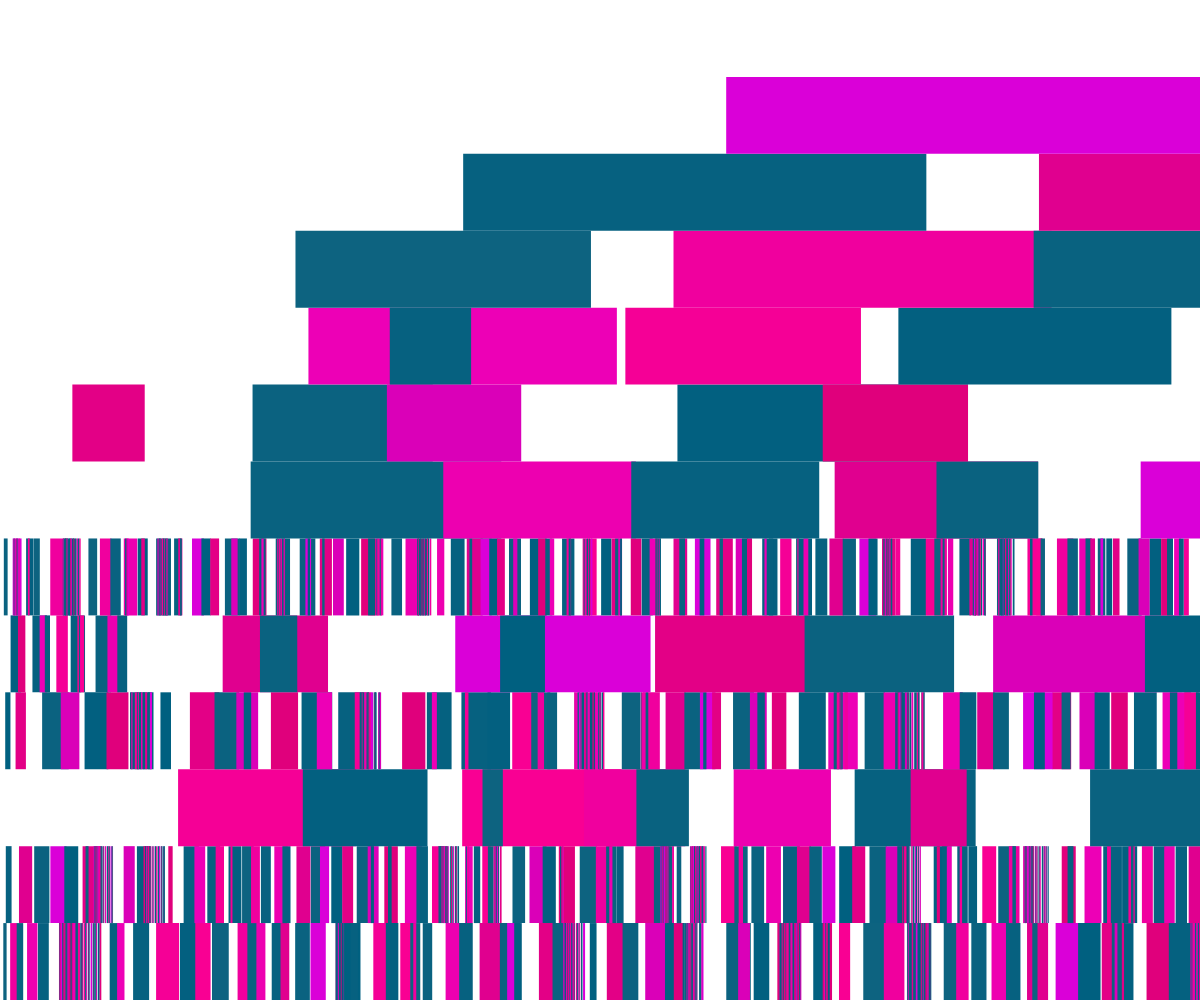
Frame 1 (no input)
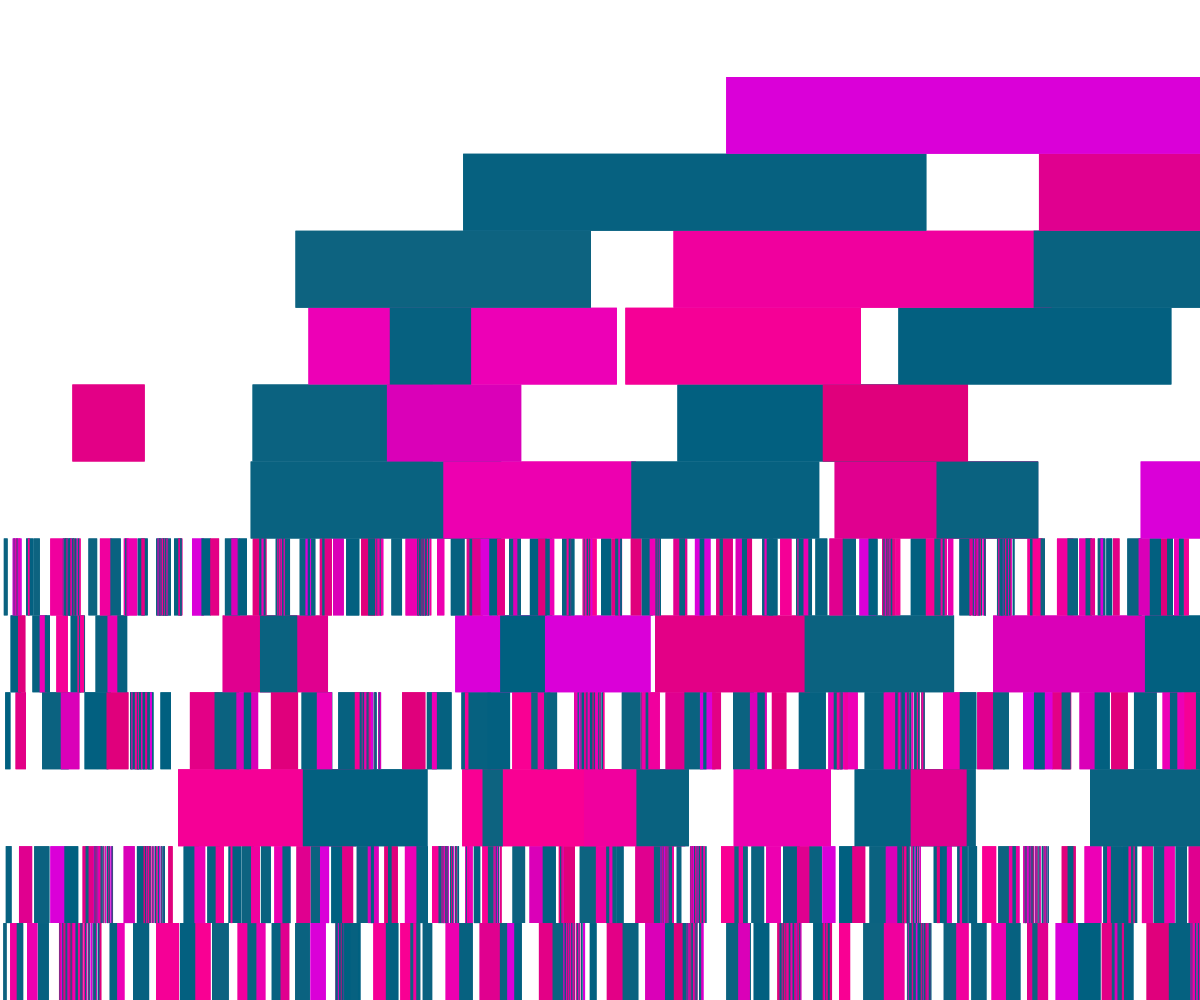
Frame 2 (the mouse pressed at the canvas centre, redrawn once)

The p5.js sketch that drew these frames (run headless with seeded random() and noise() and a simulated clock; the mouse was pressed at the canvas centre and the sketch redrawn once):

// p5.js sketch
// ── sketch.js
'use strict';

var colorCount = 20; //number of colors
var hueValues = [];  //empty arrays to hold the color values
var saturationValues = [];
var brightnessValues = [];
var actRandomSeed = 0; //initialize act random seed value

function setup() {
  createCanvas(windowWidth, windowHeight);
  colorMode(HSB, 360, 100, 100, 100);
  noStroke();
}

function draw() {
  noLoop();
  randomSeed(actRandomSeed);
  //random seed makes sure the same random number is produced everytime the oftware is run
  // when the mouse is clicked a random number  is genereated and inserted into the function

  for (var i = 0; i < colorCount; i++) { //increment the index
    if (i % 2 == 0) { // if the increment is an even number
      hueValues[i] = random(300, 340); // take a random val between 200 and 220 and insert it into the hue value array
      saturationValues[i] = 100; //full saturation
      brightnessValues[i] = random(80, 100);
    } else {
      hueValues[i] = 195; //if the increment value is uneven make these the hsb values
      saturationValues[i] = random(90, 100);
      brightnessValues[i] = 50;
    }
  }

  // count tiles
  var counter = 0;
  // row count and row height
  var rowCount = int(random(5, 30));// make a random row count between 5 and 20!
  var rowHeight = height / rowCount;// divide the height of the canvas by the number of rows made

  // seperate each line in parts
  for (var i = rowCount; i >= 0; i--) { //loop through the rows
    // how many fragments
    var partCount = i + 1; //increment the number of parts
    var parts = []; //empty parts array
//how many pieces will be drawn
    for (var ii = 0; ii < partCount; ii++) {
      // sub fragments or not?
      if (random() < 0.075) { //random without a value means it will be a random value between 0 and 1
     //if the number is greater than 0.075
    //create random fragment pieces between 2 and 20
        var fragments = int(random(2, 20));
        partCount = partCount + fragments; // increasing the number of parts per row
        for (var iii = 0; iii < fragments; iii++) {
          parts.push(random(2)); // pushing a fragment number into the parts array
        }
      } else {
        parts.push(random(2, 20)); //otherwise push a number between 2 and twenty into the parts array
      }
    }

    // add all the parts and fragments in the parts array together to get the total
    var sumPartsTotal = 0;
    for (var ii = 0; ii < partCount; ii++) {
      sumPartsTotal += parts[ii]; //adding all the parts and fragment pieve that have been made together
    }

    // draw rects
    var sumPartsNow = 0;
    for (var ii = 0; ii < parts.length; ii++) {
      sumPartsNow += parts[ii];
      //draw the rectangles that have been specified in the parts array

      var x = map(sumPartsNow, 0, sumPartsTotal, 0, width);
      var y = rowHeight * i;
      var w = -map(parts[ii], 0, sumPartsTotal, 0, width);
      var h = rowHeight;

      var index = counter % colorCount; // if there are left over values in after the colour count
      var col = color(hueValues[index], saturationValues[index], brightnessValues[index]); //hsb values will be created using modulus value
      fill(col); // hsb values
      rect(x, y, w, h);

      counter++; //increment counter value
    }
  }
}

function mouseReleased() {
  actRandomSeed = random(100000);
  loop();
}
